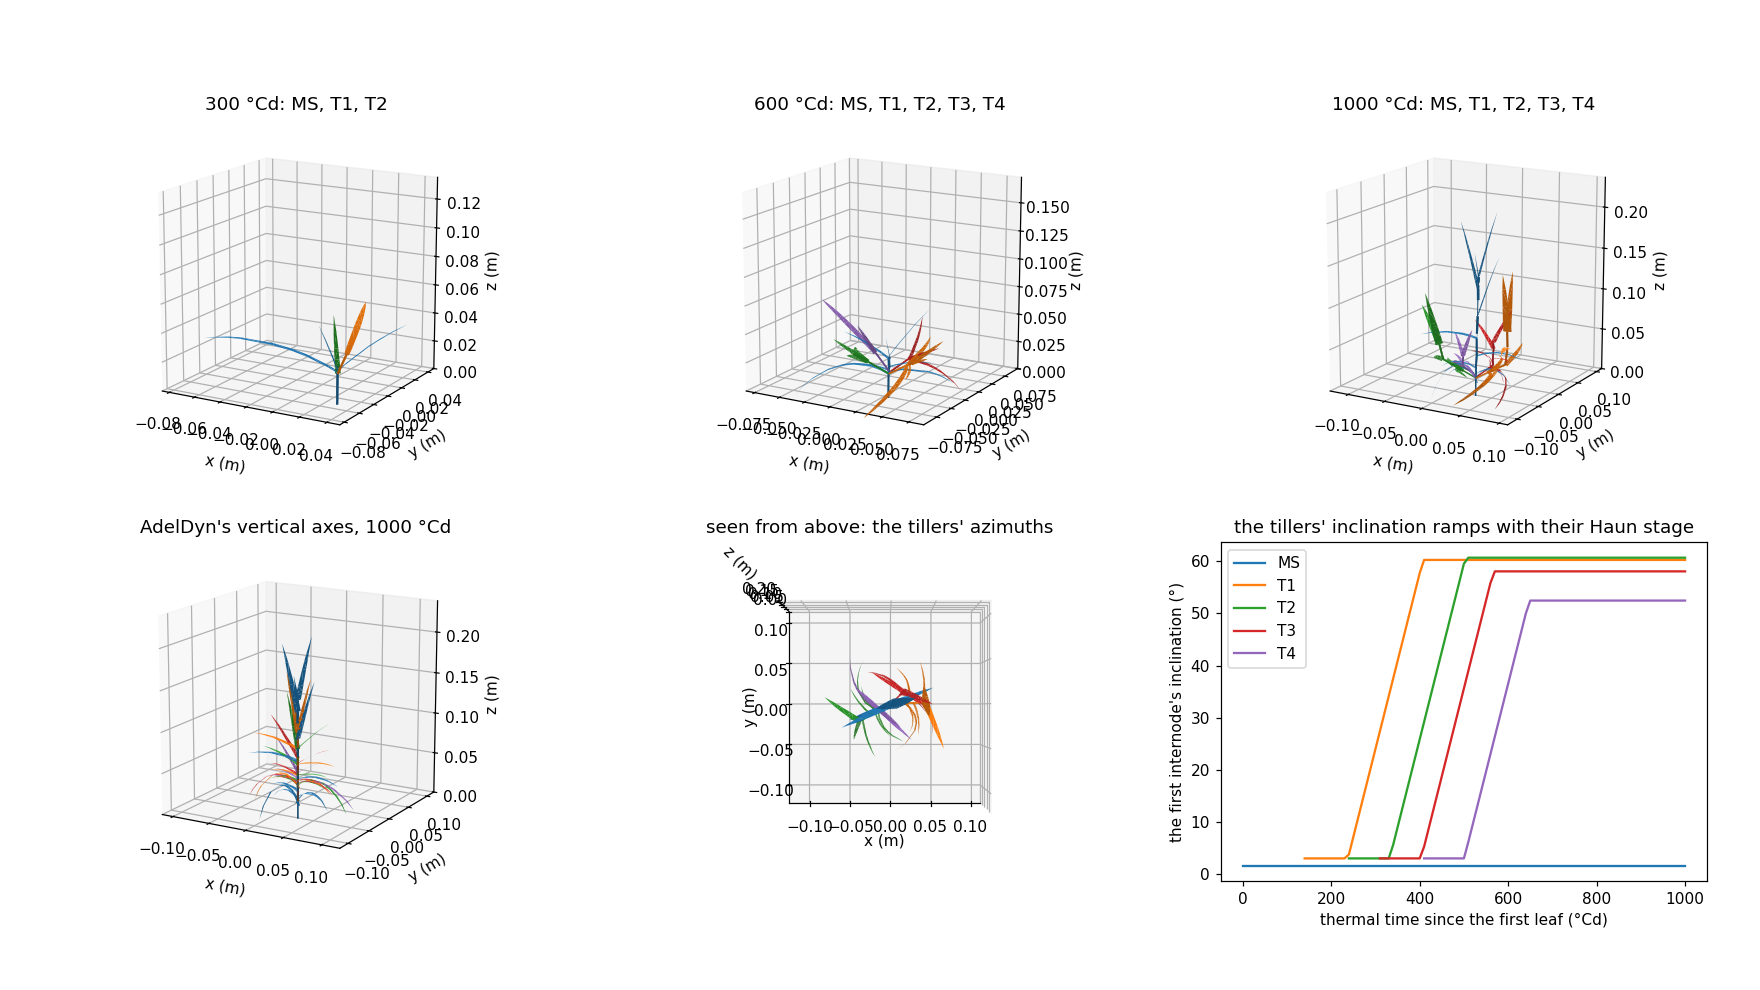

Reproduce this figure in Python.
"""
A wheat plant's tillers: their emergence, their insertion and their inclination. Each plant grows a main stem and
four tillers (T1 to T4, the axes table's rows), each inserted at its bearer's phytomer (T1 on the main stem's first)
when its first leaf appears (the table's emf1).

AdelDyn draws every axis vertical: the tillers grow inside the main stem. With tiller_inclination=1, ShootArchitecture
inclines them by static Adel's rules, from the axes table:
- the tiller's insertion azimuth (azTb), and its first phytomer's (azT);
- its first internode's inclination (incT), ramping with its Haun stage: 3° until stage 1, then 30° per stage;
- its straightening: once its stem reaches dredT horizontally from its insertion, it bends back to the vertical.

    python example/tillers.py [n_steps]              (tillers.png in the working directory)
"""
import sys

import matplotlib.pyplot as plt
import numpy as np
from matplotlib import colormaps

from openalea.adel.development import shoot_scene
from openalea.adel.leaf_shapes import LeafShapes
from openalea.metafspm.display import draw

THERMAL_TIME_STEP = 10.


def grow(n_steps, shown, tiller_inclination):
    """One plant: its triangles and their axes at the steps *shown*; every step's first internodes' inclinations."""
    scene = shoot_scene(leaves=LeafShapes.echap(xy_model="Soissons_byleafclass"), n_sect=2,
                        thermal_time_step=THERMAL_TIME_STEP, tiller_inclination=tiller_inclination)
    data_structure = scene.populations[0].data_structure
    architecture = scene.populations[0].instance.architecture
    snapshots, inclinations = {}, []
    for step in range(n_steps + 1):
        scene.run()
        first_internodes = (architecture.organ_names() == "internode") & (np.asarray(data_structure.get("organ_rank")) == 1)
        axis_of = data_structure.owner("Axis", of="Organ")
        inclination = dict(zip(architecture.axis_names()[axis_of[first_internodes]],
                               np.asarray(data_structure.get("inclination"))[first_internodes]))
        inclinations.append(inclination)
        if step in shown:
            snapshots[step] = (architecture.triangles(), np.asarray(data_structure.owner("Axis")).copy(), architecture.axis_names())
    return snapshots, inclinations


def axis_colors(node_axis):
    return colormaps["tab10"](np.asarray(node_axis) % 10)[:, :3]


if __name__ == "__main__":
    n_steps = int(sys.argv[1]) if len(sys.argv) > 1 else 100
    shown = (30, 60, n_steps)
    inclined, inclinations = grow(n_steps, shown, tiller_inclination=1)
    vertical, _ = grow(n_steps, (n_steps,), tiller_inclination=0)

    figure = plt.figure(figsize=(16, 9))
    for k, step in enumerate(shown):
        triangles, node_axis, names = inclined[step]
        axes = figure.add_subplot(2, 3, k + 1, projection="3d")
        draw(axes, triangles, colors=axis_colors(node_axis))
        axes.set_title(f"{step * THERMAL_TIME_STEP:.0f} °Cd: {', '.join(names)}")
    triangles, node_axis, names = vertical[n_steps]
    axes = figure.add_subplot(2, 3, 4, projection="3d")
    draw(axes, triangles, colors=axis_colors(node_axis))
    axes.set_title(f"AdelDyn's vertical axes, {n_steps * THERMAL_TIME_STEP:.0f} °Cd")
    triangles, node_axis, names = inclined[n_steps]
    axes = figure.add_subplot(2, 3, 5, projection="3d")
    draw(axes, triangles, colors=axis_colors(node_axis), view=(90., -90.))
    axes.set_title("seen from above: the tillers' azimuths")
    axes = figure.add_subplot(2, 3, 6)
    thermal_time = np.arange(n_steps + 1) * THERMAL_TIME_STEP
    for k, name in enumerate(names):
        values = [step.get(name, np.nan) for step in inclinations]
        axes.plot(thermal_time, values, color=colormaps["tab10"](k), label=name)
    axes.set_xlabel("thermal time since the first leaf (°Cd)")
    axes.set_ylabel("the first internode's inclination (°)")
    axes.set_title("the tillers' inclination ramps with their Haun stage")
    axes.legend()
    figure.subplots_adjust(left=0.03, right=0.97, wspace=0.2, hspace=0.25)
    figure.savefig("tillers.png", dpi=110)
    print(f"tillers.png: the axes {', '.join(names)}")
